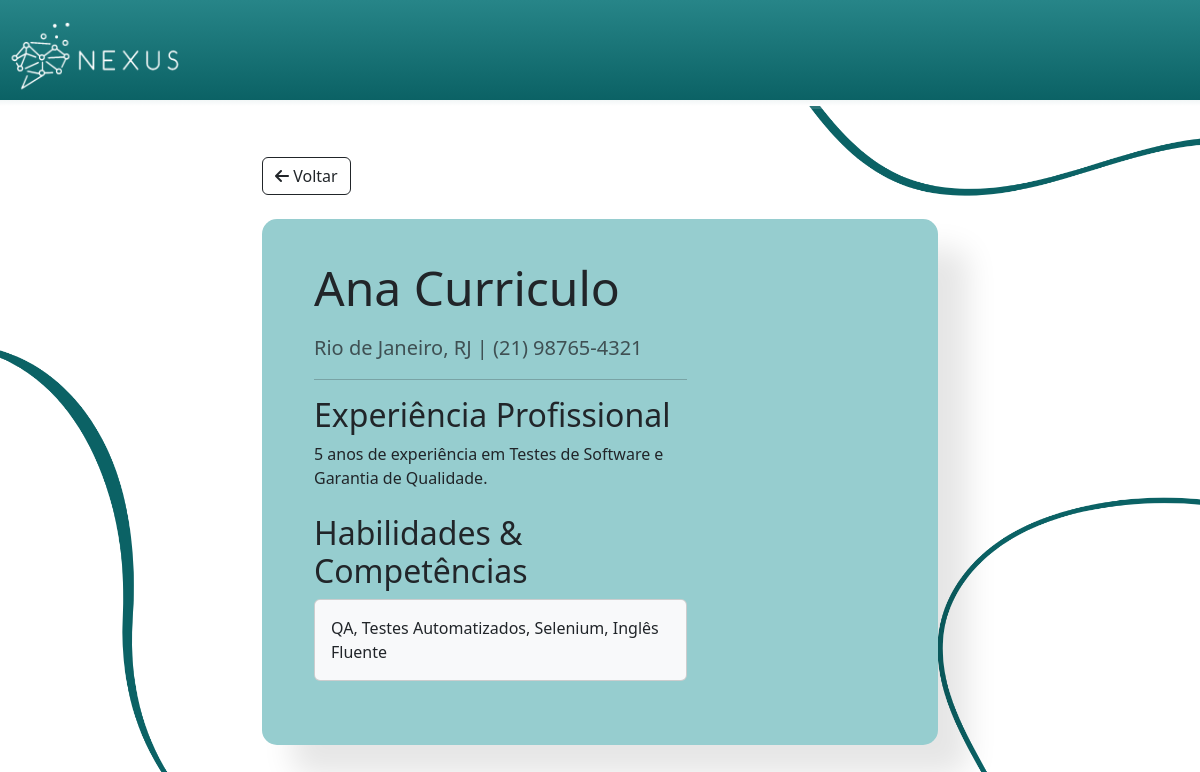
The app's page /detalhe/profissional/1 (signed in) with its own data.
### models.py (models this page shows)
class Profissional(db.Model):
    __tablename__ = 'profissionais'
    id = db.Column(db.Integer, primary_key=True)
    usuario_id = db.Column(db.Integer, db.ForeignKey('usuarios.id'), unique=True, nullable=False)
    nome_profissional = db.Column(db.String(150), nullable=False)
    endereco = db.Column(db.String(200))
    cidade = db.Column(db.String(100))
    estado = db.Column(db.String(100))
    cep = db.Column(db.String(15))
    telefone = db.Column(db.String(50))
    experiencia = db.Column(db.Text)
    habilidades = db.Column(db.Text)
    usuario = db.relationship('Usuario', backref=db.backref('profissional', uselist=False))

### app.py (the view, shortened to what this page needs)
@app.route('/detalhe/<string:tipo>/<int:id>')
def detalhe(tipo, id):
    if 'usuario_id' not in session:
        return redirect(url_for('mostrar_login'))
    item = None
    template_name = ''
    if tipo == 'vaga':
        item = Vaga.query.get_or_404(id)
        template_name = 'DetalheVaga.html'
    elif tipo == 'profissional':
        item = Profissional.query.get_or_404(id)
        template_name = 'DetalheProfissional.html'
    else:
        return redirect(url_for('index'))
    ja_candidatou = False
    sucesso = request.args.get('sucesso')
    erro = request.args.get('erro')
    return render_template(
        template_name,
        item=item,
        tipo_conta=session.get('tipo_conta'),
        ja_candidatou=ja_candidatou,
        sucesso=sucesso,
        erro=erro
    )

### app.py (called while the page is built)
@app.after_request
def add_security_headers(response):
    return response

### templates/DetalheProfissional.html (shortened to what this page needs)
<html>
<head>
    <link rel="stylesheet" href="https://cdnjs.cloudflare.com/ajax/libs/font-awesome/6.5.1/css/all.min.css"
 />
    <link href="{{ url_for('static', filename='Estilo.css') }}" rel="stylesheet">
    <link href="https://cdn.jsdelivr.net/npm/bootstrap@5.3.3/dist/css/bootstrap.min.css" rel="stylesheet">
</head>
<body id="corpoInicio2">
    <header id="cabecalhoIndex">
        <a href="{{ url_for('index') }}">
            <img id="logoheader" src="{{ url_for('static', filename='images/logo-branco.png') }}" alt="Logo Nexus">
        </a>
    </header>
    <div id="degradeCabecalhoIndex2"></div>
    <main class="container my-5"  style="max-width: 700px;">
        <a href="javascript:history.back()" class="btn btn-outline-dark mb-4">
            <i class="fa-solid fa-arrow-left"></i> Voltar
        </a>
        <div class="row"id="mainProfissional">
            <div class="col-lg-8" id="classItens">
                <h1 class="display-5 mb-3">{{ item.nome_profissional }}</h1>
                <p class="lead text-muted">{{ item.cidade }}, {{ item.estado }} | {{ item.telefone or 'Telefone não informado' }}</p>
                <hr>
                <h2>Experiência Profissional</h2>
                <p class="mb-4">{{ item.experiencia or 'Não listada.' }}</p>
                <h2>Habilidades & Competências</h2>
                <div class="card p-3 mb-4 bg-light">
                    <p class="mb-0">{{ item.habilidades or 'Não listadas.' }}</p>
                </div>
            </div>
        </div>
    </main>
</body>
</html>

### static/Estilo.css (style rules this page uses)
#corpoInicio2 { background-color: white; background-image: url(../static/images/ELEMENTO2.png); background-size: 100%; background-repeat: no-repeat; background-position: center; }
#logoheader { width: auto; max-width: 100%; height: auto; max-height: 100px; margin: 0; }
#cabecalhoIndex { background-color: #268a8d; color: white; font-family: Cambria, Cochin, Georgia, Times, 'Times New Roman', serif; width: 100%; border-bottom: 6px solid transparent; background-image: linear-gradient(#278588, #0B6265), linear-gradient(to bottom, #0B6265, #ffffff); background-origin: padding-box, border-box; background-clip: padding-box, border-box; }
#degradeCabecalhoIndex2 { background: linear-gradient(to right, transparent, rgba(255, 255, 255, 0.2)); height: 3px; }
#mainPRofissional { max-width: 700px; background-color: #96cdcf; border-radius: 15px; box-shadow: 30px 30px 30px rgba(0,0,0,0.1); padding: 40px; margin-left: auto; margin-right: auto; }
#classItens { margin-right: 50px; max-width: 600px; }
.lead { font-weight: 500; color: #19474bb7; }

### records on screen
Profissional: nome_profissional "Ana Curriculo", cidade "Rio de Janeiro", estado "RJ", telefone "(21) 98765-4321", experiencia "5 anos de experiência em Testes de Software e Garantia de Qualidade.", habilidades "QA, Testes Automatizados, Selenium, Inglês Fluente"
